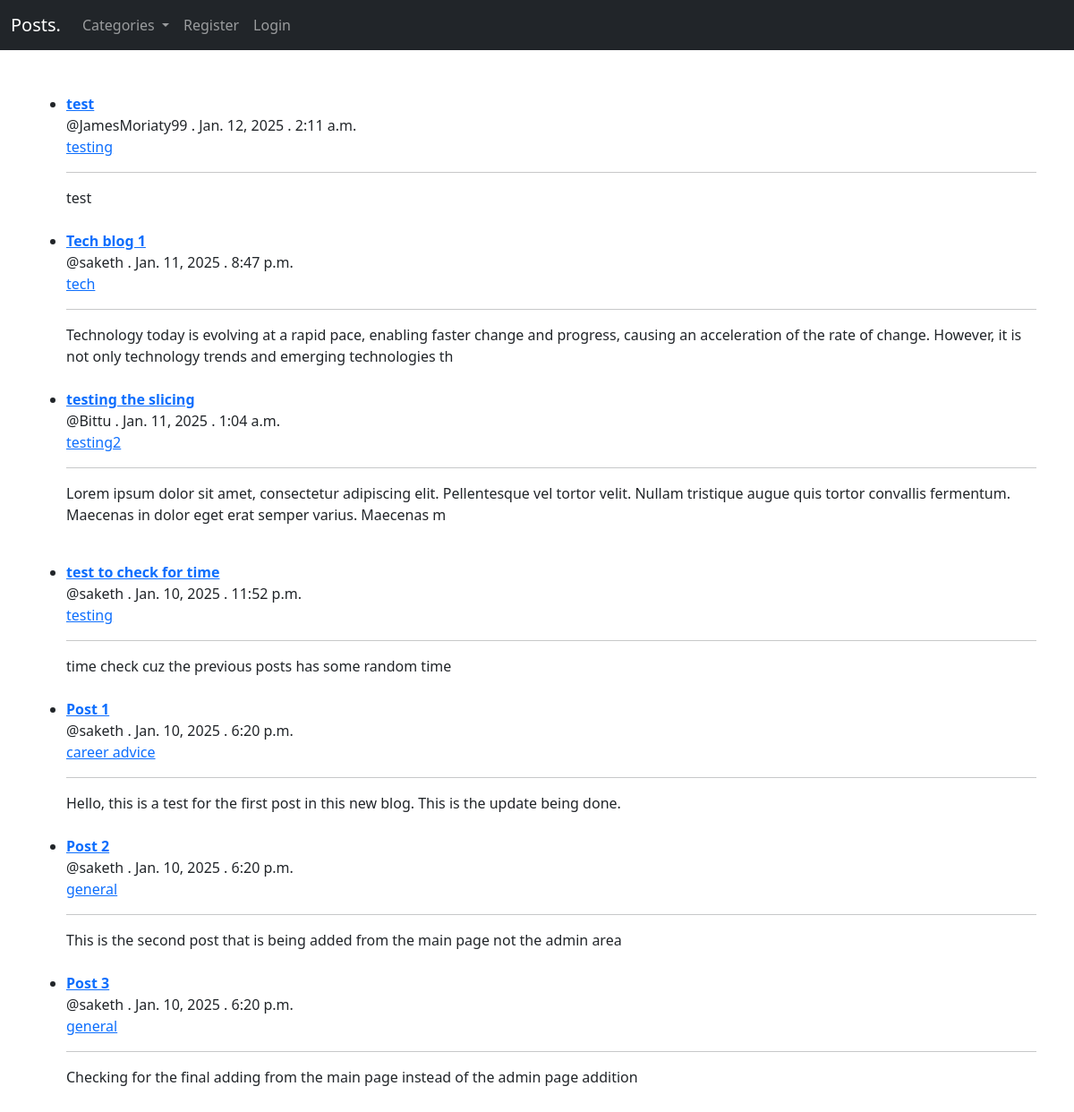
/, run on an earlier commit of the app's database.
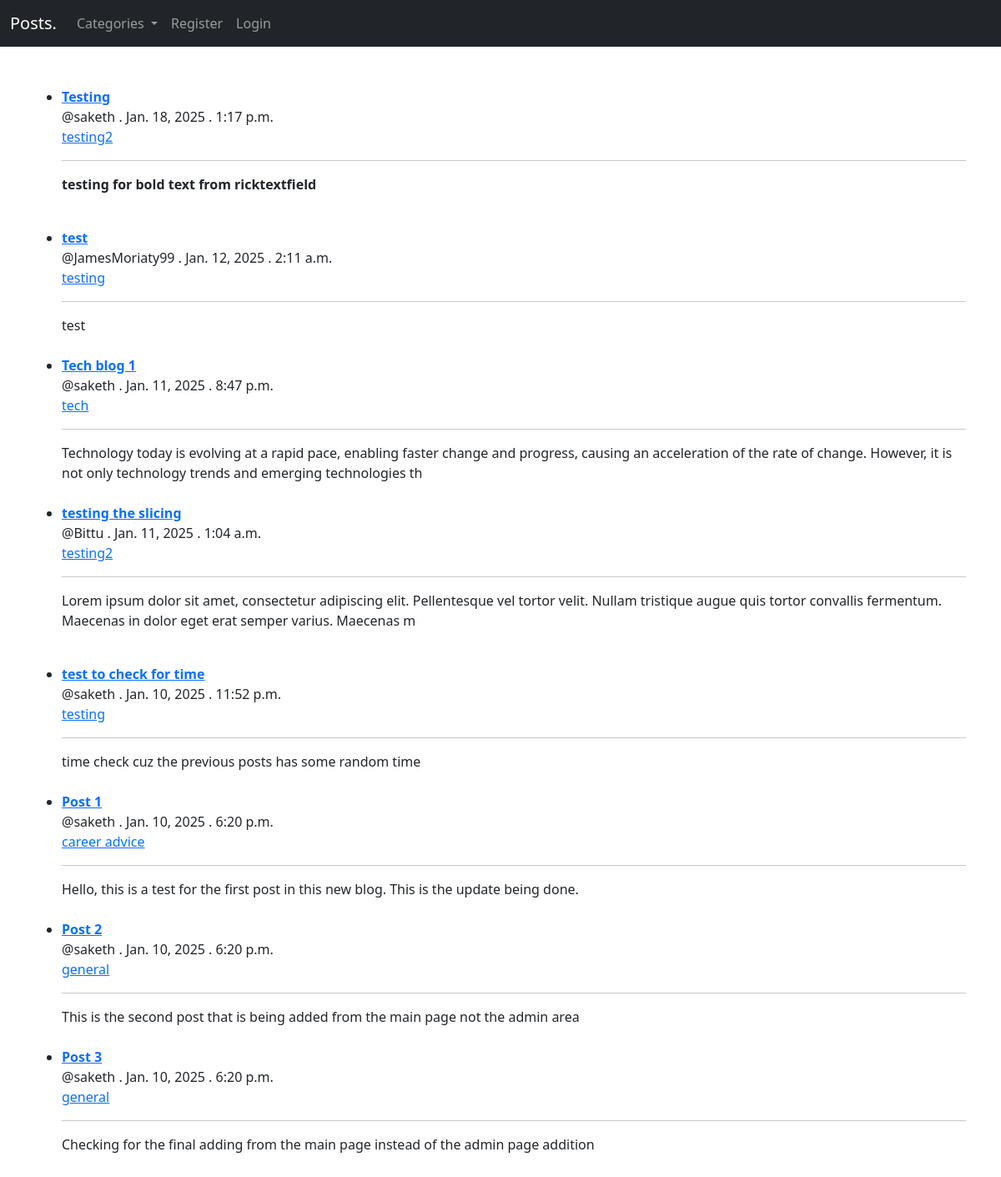
And on a later commit of the database.
### startBlog/models.py (models this page shows, shortened)
class Post(models.Model):
    title = models.CharField(max_length=255)
    author = models.ForeignKey(User, on_delete=models.CASCADE) #If user is deleted then this removes all the posts from the user
    header_image = models.ImageField(null=True, blank=True, upload_to='images/')
    body = RichTextField(blank=True, null=True)
    post_date = models.DateField(auto_now_add=True)
    post_time = models.TimeField(auto_now_add=True)
    category = models.CharField(max_length=255) #make sure that the categories doesn't contain special characters and the letters are always small letters not capital letters
    likes = models.ManyToManyField(User, related_name="blog_likes")

### startBlog/views.py (the view)
# urls.py: path('', HomeView.as_view(), name="home"), #using the class views
class HomeView(ListView):
    model = Post
    template_name = 'home.html'
    ordering = ['-post_date', '-post_time']
    def get_context_data(self, *args, **kwargs):
        cat_menu = Category.objects.all()
        context = super(HomeView, self).get_context_data(*args, **kwargs)
        context["cat_menu"] = cat_menu
        return context

### startBlog/models.py (called while the page is built)
    def __str__(self):
        return self.name

### startBlog/templates/home.html
{%  extends 'base.html' %}
{%  block content    %}
<br>
<ul>
{% for post in object_list %}
    <li><a href="{% url 'post-detail' post.pk %}"><b>{{  post.title }}</b></a><br/>
        @{{  post.author }} . {{ post.post_date }} . {{ post.post_time }}<br/>
        <a href="{% url 'category-view' post.category|slugify %}">{{  post.category }}</a><br>
        <hr>
        {{ post.body|slice:":200"|safe }}</li>
    <br>
{% endfor %}
</ul>
{%  endblock    %}

What changed in the data, as far as the page shows it:
added Post: title "Testing", author "saketh", post_date "Jan. 18, 2025", post_time "1:17 p.m.", category "testing2", body "testing for bold text from ricktextfield"
